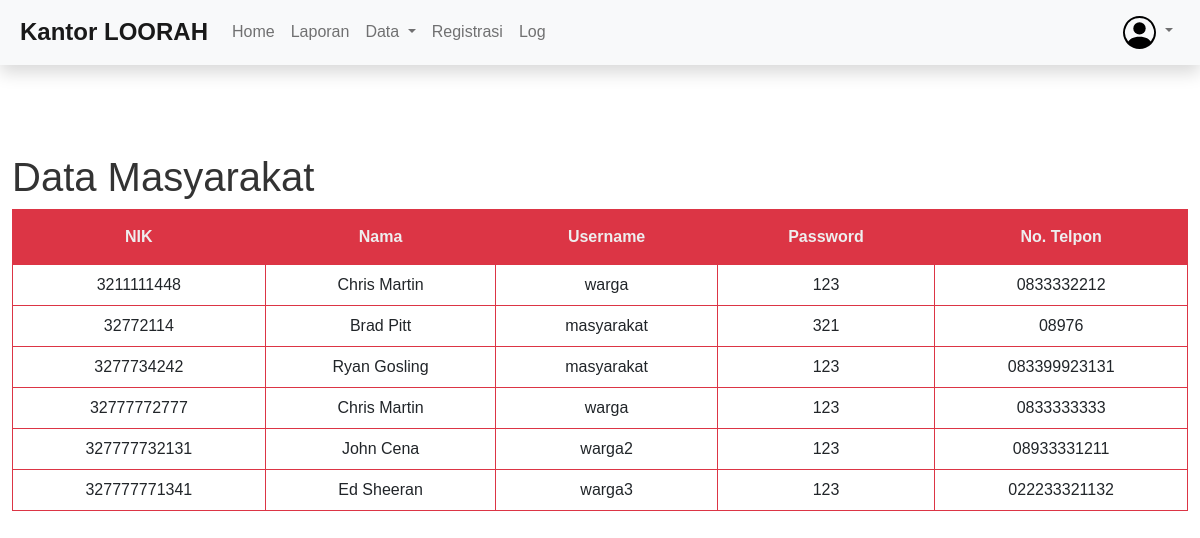
Page /admin/data_masyarakat.php on the committed database.
### tables this page shows
CREATE TABLE `masyarakat_farhan` (
  `nik_farhan` char(16) NOT NULL,
  `nama_farhan` varchar(35) NOT NULL,
  `username_farhan` varchar(25) NOT NULL,
  `password_farhan` varchar(32) NOT NULL,
  `telp_farhan` varchar(13) NOT NULL
);

### admin/data_masyarakat.php (the view, shortened to what this page needs)
<!DOCTYPE html>
<html lang="en">
<head>
    <link href="../bootstrap/css/bootstrap.min.css" rel="stylesheet">
    <link rel="stylesheet" href="../css/style.css">
</head>
<body>
<nav class="navbar navbar-expand-lg navbar-light bg-light p-2 shadow">
  <div class="container-fluid">
    <a class="navbar-brand fw-bold fs-4" href="#">Kantor LOORAH</a>
    <div class="collapse navbar-collapse" id="navbarText">
      <ul class="navbar-nav me-auto mb-2 mb-lg-0">
        <li class="nav-item">
          <a class="nav-link " aria-current="page" href="admin.php">Home</a>
        </li>
        <li class="nav-item">
          <a class="nav-link " href="laporan.php">Laporan</a>
        </li>
        <ul class="navbar-nav">
        <li class="nav-item dropdown">
          <a class="nav-link dropdown-toggle" href="#" id="navbarDarkDropdownMenuLink" role="button" data-bs-toggle="dropdown" aria-expanded="false">
            Data
          </a>
        </li>
      </ul>
        <li class="nav-item">
          <a class="nav-link" href="registrasi.php">Registrasi</a>
        </li>
        <li class="nav-item">
          <a class="nav-link" href="log_tanggapan_farhan.php">Log</a>
        </li>
      </ul>
      <ul class="navbar-nav mx-3">
        <li class="nav-item dropdown">
          <a class="nav-link dropdown-toggle" href="#" id="navbarDarkDropdownMenuLink" role="button" data-bs-toggle="dropdown" aria-expanded="false">
            <img src="../img/person-circle.svg" class="w-100">
          </a>
        </li>
      </ul>
    </div>
  </div>
</nav>
    <?php
        include '../koneksi.php';
        $sql = "SELECT * FROM masyarakat_farhan";
        $laporan = mysqli_query($conn, $sql);
    ?>
    <br>
    <div class="table-responsive container-fluid">
    <h1 class="">Data Masyarakat</h1>
    <table border="1" cellpadding="5px" class="table text-center table-bordered border-danger table-hover">
        <thead>
            <tr>
                <th>NIK</th>
                <th>Nama</th>
                <th>Username</th>
                <th>Password</th>
                <th>No. Telpon</th>
            </tr>
        </thead>
        <tbody>
            <?php foreach ($laporan as $row) : ?>
                <td class="align-middle"><?= $row["nik_farhan"]; ?></td>
                <td class="align-middle"><?= $row["nama_farhan"]; ?></td>
                <td class="align-middle"><?= $row["username_farhan"]; ?></td>
                <td class="align-middle"><?= $row["password_farhan"]; ?></td>
                <td class="align-middle"><?= $row["telp_farhan"]; ?></td>
                <?php endforeach; ?>
        </tbody>
    </table>
    </div>
</body>
</html>

### css/style.css (style rules this page uses)
body { padding: 0; margin: 0; font-family: Arial, Helvetica, sans-serif; background-repeat: no-repeat; }
h1 { margin-top: 4rem; color: #333; }
a { text-decoration: none; }
.table th { background-color: #dc3545; padding: 15px; color: #eee; }

### rows in the picture
masyarakat_farhan: nik_farhan "3211111448", nama_farhan "Chris Martin", username_farhan "warga", password_farhan "123", telp_farhan "0833332212"
masyarakat_farhan: nik_farhan "32772114", nama_farhan "Brad Pitt", username_farhan "masyarakat", password_farhan "321", telp_farhan "08976"
masyarakat_farhan: nik_farhan "3277734242", nama_farhan "Ryan Gosling", username_farhan "masyarakat", password_farhan "123", telp_farhan "083399923131"
masyarakat_farhan: nik_farhan "32777772777", nama_farhan "Chris Martin", username_farhan "warga", password_farhan "123", telp_farhan "0833333333"
masyarakat_farhan: nik_farhan "327777732131", nama_farhan "John Cena", username_farhan "warga2", password_farhan "123", telp_farhan "08933331211"
masyarakat_farhan: nik_farhan "327777771341", nama_farhan "Ed Sheeran", username_farhan "warga3", password_farhan "123", telp_farhan "022233321132"
